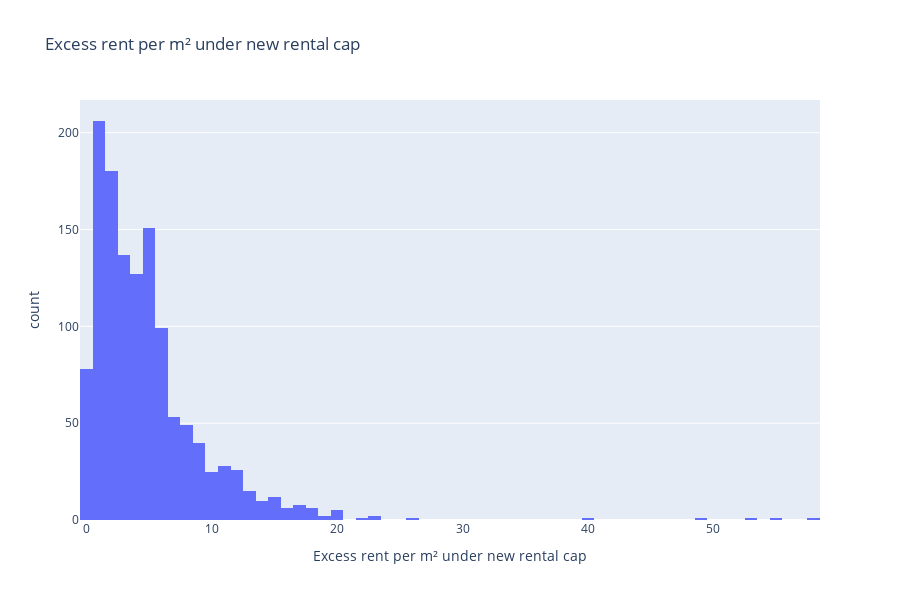

Notebook code cell kept with this figure:
### Code cell
fig = px.histogram(excess_dist, 
                   x="Excess rent per m² under new rental cap",
                  title="Excess rent per m² under new rental cap")
fig.show()

### Figure 1 — Plotly figure (JSON) as saved in the notebook; plotly's stock layout.template omitted (floating-point values rounded to 4 significant figures; data arrays with more than 128 entries replaced by an {"elided": "..."} marker saying what was removed)
{"data": [{"alignmentgroup": "True", "bingroup": "x", "hoverlabel": {"namelength": 0}, "hovertemplate": "Excess rent per m² under new rental cap=%{x}<br>count=%{y}", "legendgroup": "", "marker": {"color": "#636efa"}, "name": "", "offsetgroup": "", "orientation": "v", "showlegend": false, "type": "histogram", "x": {"elided": "1272 float values"}, "xaxis": "x", "yaxis": "y"}], "layout": {"barmode": "relative", "height": 600, "legend": {"tracegroupgap": 0}, "title": {"text": "Excess rent per m² under new rental cap"}, "xaxis": {"anchor": "y", "domain": [0, 1], "title": {"text": "Excess rent per m² under new rental cap"}}, "yaxis": {"anchor": "x", "domain": [0, 1], "title": {"text": "count"}}}}
